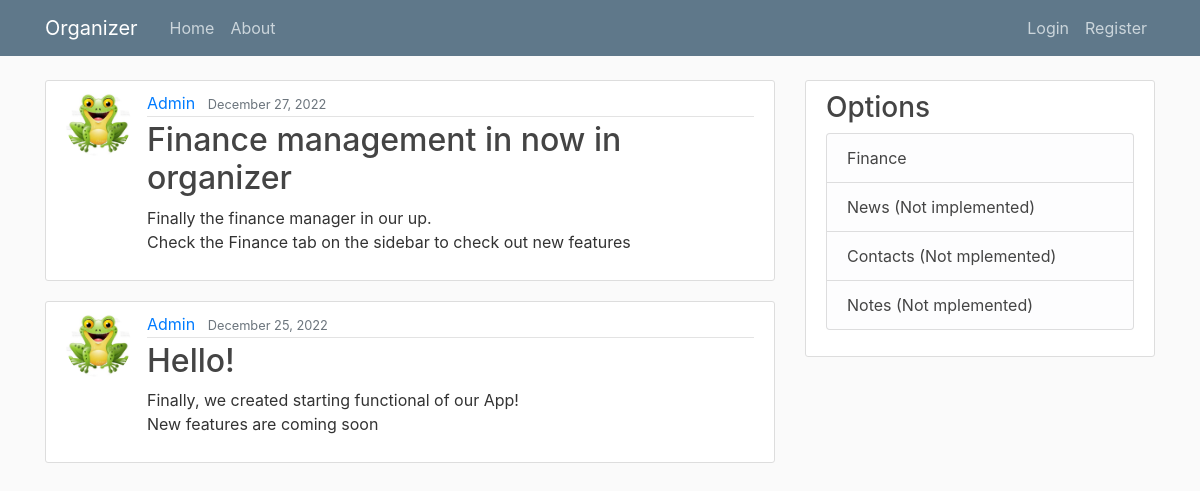
Before: / with the older database file.
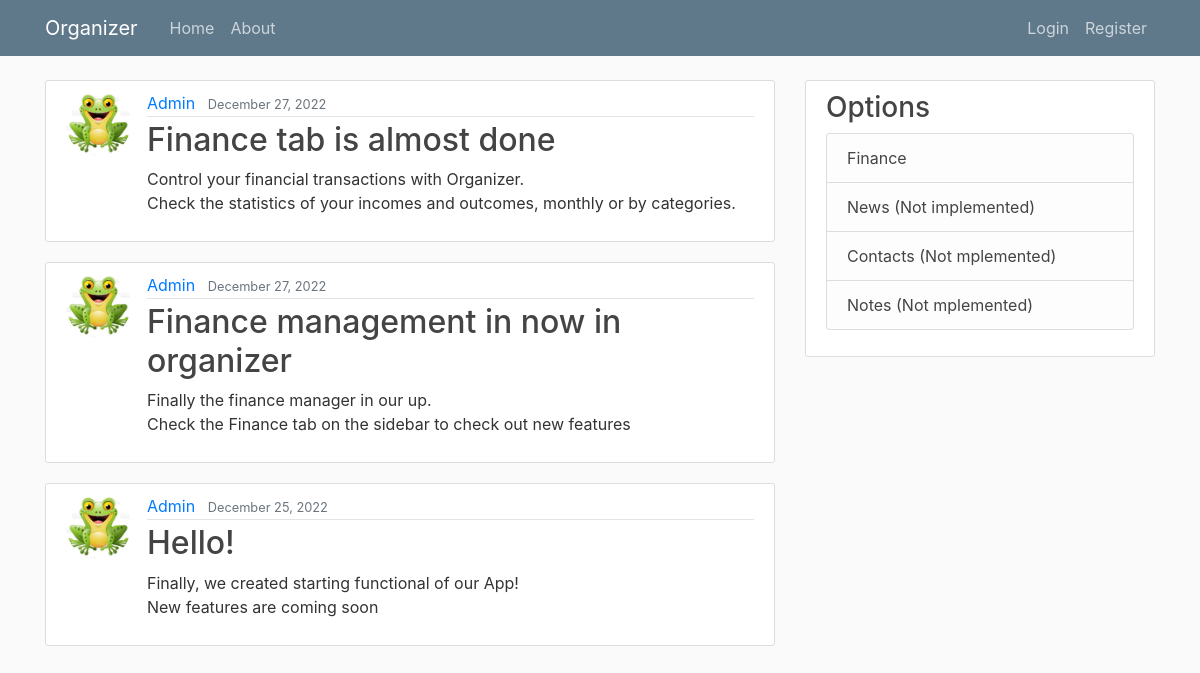
After: the same page with the newer database file.
### organizer/models.py (models this page shows, shortened)
class Note(models.Model):
    title = models.CharField(max_length=100)
    content = models.TextField()
    date_posted = models.DateTimeField(default=timezone.now)
    author = models.ForeignKey(User, on_delete=models.CASCADE)

### users/models.py (models this page shows, shortened)
class Profile(models.Model):
    user = models.OneToOneField(User, on_delete=models.CASCADE)
    image = models.ImageField(default='default.png', upload_to='profile_pics')

### organizer/views.py (the view)
# urls.py: path('', NoteListView.as_view(), name='organizer-home'),
class NoteListView(ListView):  # new view
    model = Note
    template_name = 'organizer/home.html'  # <app>/<model>_<view_type>.html
    context_object_name = 'notes'
    ordering = ['-date_posted']
    paginate_by = 5

### organizer/templates/organizer/home.html (shortened to what this page needs)
{% extends "organizer/base.html" %}
{% load crispy_forms_tags %}
{% block content %}
    {% for note in notes %}
        <article class="media content-section">
            <img class="rounded-circle article-img" src="{{ note.author.profile.image.url }}">
            <div class="media-body">
                <div class="article-metadata">
                    <a class="mr-2" href="{% url 'user-notes' note.author.username %}">{{ note.author }}</a>
                    <small class="text-muted">{{ note.date_posted|date:"F d, Y" }}</small>
                </div>
                <h2><a class="article-title" href="{% url 'note-detail' note.id %}">{{ note.title }}</a></h2>
                <p class="article-content">{{ note.content }}</p>
            </div>
        </article>
    {% endfor %}
{% endblock content %}

### organizer/templates/organizer/base.html (shortened to what this page needs)
{% load static %}
<!DOCTYPE html>
<html lang="en">
<head>
    <link rel="stylesheet" href="https://cdn.jsdelivr.net/npm/bootstrap@4.0.0/dist/css/bootstrap.min.css">
    <link rel="stylesheet" type="text/css" href="{% static 'organizer/main.css' %}">
</head>
<body>
    <header class="site-header">
      <nav class="navbar navbar-expand-md navbar-dark bg-steel fixed-top">
            <div class="container">
                  <a class="navbar-brand mr-4" href="{% url 'organizer-home' %}">Organizer</a>
                  <div class="collapse navbar-collapse" id="navbarToggle">
                        <div class="navbar-nav mr-auto">
                            <a class="nav-item nav-link" href="{% url 'organizer-home' %}">Home</a>
                            <a class="nav-item nav-link" href="{% url 'organizer-about' %}">About</a>
                        </div>
                        <div class="navbar-nav">
                            {% if user.is_authenticated %}
                                <a class="nav-item nav-link" href="{% url 'profile' %}">Profile</a>
                                <a class="nav-item nav-link" href="{% url 'logout' %}">Logout</a>
                            {% else %}
                                <a class="nav-item nav-link" href="{% url 'login' %}">Login</a>
                                <a class="nav-item nav-link" href="{% url 'register' %}">Register</a>
                            {% endif %}
                        </div>
                  </div>
            </div>
      </nav>
    </header>
    <main role="main" class="container">
      <div class="row">
        <div class="col-md-8">
            {% block content %}{% endblock %}
        </div>
            <div class="col-md-4">
              <div class="content-section">
                <h3>Options</h3>
                  <ul class="list-group">
                    <li class="list-group-item list-group-item-light">
                        <a class="article-title"  href="{% url 'finance-transactions'%}">
                            Finance</a>
                    </li>
                    <li class="list-group-item list-group-item-light">
                         <a class="article-title"  href="#">News (Not implemented)</a></li>
                    <li class="list-group-item list-group-item-light">
                        <a class="article-title"  href="#">Contacts (Not  mplemented)</a>
                    </li>
                    <li class="list-group-item list-group-item-light">
                        <a class="article-title"  href="#">Notes (Not  mplemented)</a>
                    </li>
                  </ul>
              </div>
            </div>
      </div>
    </main>
</body>
</html>

### organizer/static/organizer/main.css (style rules this page uses)
body { background: #fafafa; color: #333333; margin-top: 5rem; }
h1, h2, h3, h4, h5, h6 { color: #444444; }
ul { margin: 0; }
.bg-steel { background-color: #5f788a; }
.site-header .navbar-nav .nav-link { color: #cbd5db; }
.content-section { background: #ffffff; padding: 10px 20px; border: 1px solid #dddddd; border-radius: 3px; margin-bottom: 20px; }
.article-title { color: #444444; }
.article-content { white-space: pre-line; }
.article-img { height: 65px; width: 65px; margin-right: 16px; }
.article-metadata { padding-bottom: 1px; margin-bottom: 4px; border-bottom: 1px solid #e3e3e3 }

Changed rows visible on the page:
added Note: author.profile.image (picture), author "Admin", date_posted "December 27, 2022", title "Finance tab is almost done", content "Control your financial transactions with Organizer. Check the statistics of your incomes and outcomes, monthly or by categories."
